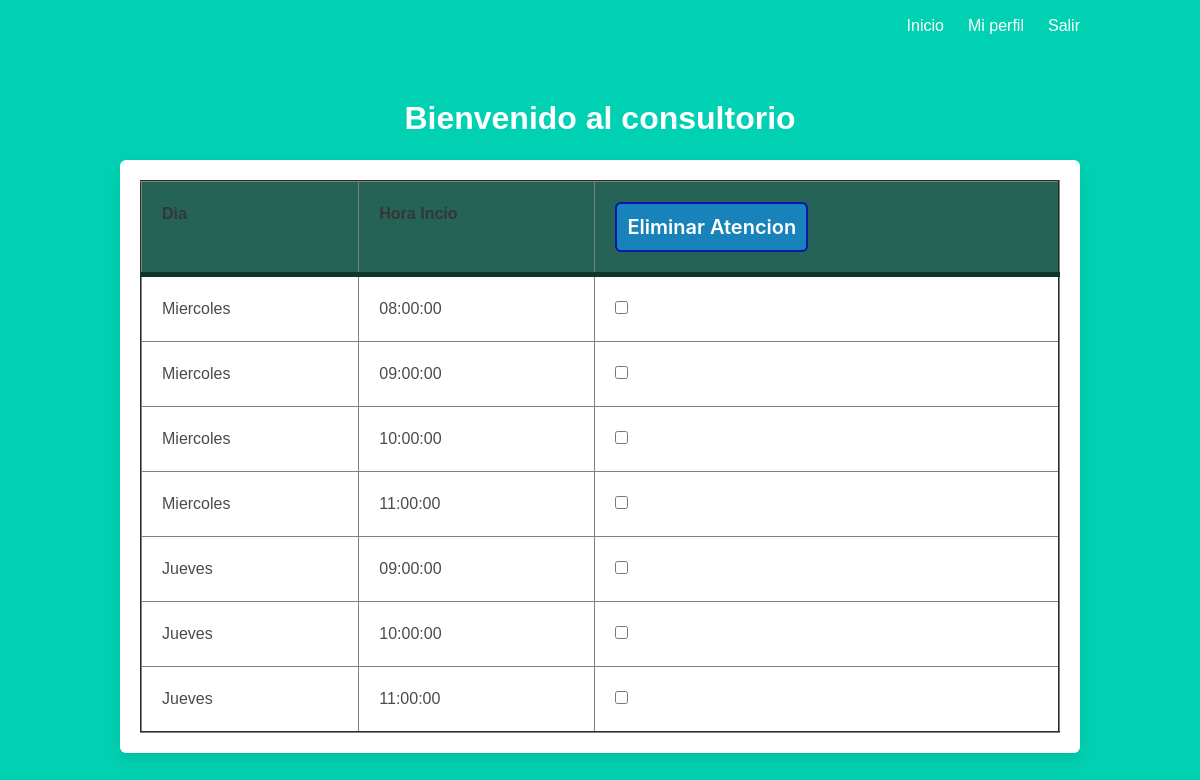
/profile/atencion (signed in), run on the app's committed database.
### project/models.py (models this page shows)
class DiaAtencion(db.Model):
    __tablename__ = 'diaAtencion'
    id = db.Column(db.Integer, primary_key=True)
    descripcion = db.Column(db.String(10))
    turnos = db.relationship('Turnos', backref='diaAtencion', lazy=True)
    atencionProfesional = db.relationship('AtencionProfesional', backref='diaAtencion', lazy=True)

class Horario(db.Model):
    __tablename__ = 'horario'
    id = db.Column(db.Integer, primary_key=True)
    hora_inicio = db.Column(db.Time())
    hora_final = db.Column(db.Time())
    turnos = db.relationship('Turnos', backref='horario', lazy=True)
    atencionProfesional = db.relationship('AtencionProfesional', backref='horario', lazy=True)

### project/main.py (the view)
@main.route('/profile/atencion')
@login_required
def profile_atencion():
    user = current_user.id
    ate = AtencionProfesional.query.filter_by(id_Profesional=user).order_by(AtencionProfesional.id_Dia, AtencionProfesional.id_Horario).all()
    o = []
    for i in ate:
        h = Horario.query.filter_by(id=i.id_Horario).first()
        d = DiaAtencion.query.filter_by(id=i.id_Dia).first()
        o.append([i.id, d.descripcion, h.hora_inicio])
    return render_template('profile.html', ate=ate, o=o)

### project/templates/profile.html (shortened to what this page needs)
{% extends "base.html" %} {% block content %}
<h1 class="title">
    Bienvenido al consultorio
</h1>
 {% if ate%}
<link rel="stylesheet" href="{{url_for ('static', filename = 'css/tabla.css' )}}">
<form action="/profile/atencion" method="POST">
    <div class="box">
        <div class="list-group">
            <table border="2">
                <thead>
                    <tr>
                        <th>Dia </th>
                        <th>Hora Incio </th>
                        <th><button class="button">Eliminar Atencion</button></th>
                    </tr>
                </thead>
                <tr>
                    {% for a in o%}
                    <td>{{a[1]}} </td>
                    <td> {{a[2]}} </td>
                    <td><input type="checkbox" name="ch" value="{{a[0]}}" /></td>
                    {% endfor %}
            </table>
        </div>
    </div>
    {% endif %}  {% endblock %}

### project/static/css/tabla.css (style rules this page uses)
body { background-color: #632432; font-family: Arial; }
table { background-color: white; text-align: left; border-collapse: collapse; width: 100%; }
.button { text-decoration: none; padding: 10px; font-weight: 600; font-size: 20px; color: #ffffff; background-color: #1883ba; border-radius: 6px; border: 2px solid #0016b0; }
th, td { padding: 20px; }
thead { background-color: #246355; border-bottom: solid 5px #0F362D; color: white; }

### data on the page
DiaAtencion: descripcion "Miercoles", hora_inicio "08:00:00", hora_inicio "09:00:00", hora_inicio "10:00:00", hora_inicio "11:00:00"
DiaAtencion: descripcion "Jueves", hora_inicio "09:00:00", hora_inicio "10:00:00", hora_inicio "11:00:00"
